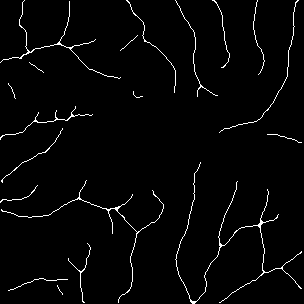
#> input picture Dataset/OCTA-500/Output_clDice/10451.bmp, 304 x 304 px
$ python graph_builder.py
#> lines starting #> are read from the running program, lines starting #| are printed output that depends on the picture
"""Graph Builder V3: convert OCTA binary vessel masks to GraphML graphs.

This module deliberately excludes visualization and CSV statistics export.
"""

from __future__ import annotations

import argparse
import json
from dataclasses import dataclass
from pathlib import Path

import cv2
import networkx as nx
import numpy as np
from scipy import ndimage as ndi
from skimage.morphology import skeletonize

# Internal pixels use (row, column); exported coordinates use (x=column, y=row).
Pixel = tuple[int, int]
NEIGHBOUR_OFFSETS: tuple[Pixel, ...] = tuple(
    (dr, dc) for dr in (-1, 0, 1) for dc in (-1, 0, 1) if (dr, dc) != (0, 0)
)


@dataclass(frozen=True)
class GraphBuildResult:
    """Graph and requested counts produced for one vessel mask."""

    graph: nx.Graph
    endpoint_count: int
    branch_point_count: int
    skeleton_component_count: int


def load_binary_mask(image_path: Path) -> np.ndarray:
    """Load a BMP mask as a boolean foreground image."""
    image = cv2.imread(str(image_path), cv2.IMREAD_GRAYSCALE)
    if image is None:
        raise ValueError(f"Could not read image: {image_path}")
    return image > 0


def remove_tiny_components(mask: np.ndarray, min_component_size: int) -> np.ndarray:
    """Remove 8-connected vessel components smaller than the given size."""
    if min_component_size < 1:
        raise ValueError("min_component_size must be at least 1")

    labels, component_count = ndi.label(mask, structure=np.ones((3, 3), dtype=np.uint8))
    if component_count == 0:
        return np.zeros_like(mask, dtype=bool)

    sizes = np.bincount(labels.ravel())
    keep = sizes >= min_component_size
    keep[0] = False  # Never retain the background label.
    return keep[labels]


def skeleton_neighbours(pixel: Pixel, skeleton: np.ndarray) -> list[Pixel]:
    """Return all in-bounds 8-connected skeleton neighbours of ``pixel``."""
    row, column = pixel
    height, width = skeleton.shape
    neighbours: list[Pixel] = []
    for dr, dc in NEIGHBOUR_OFFSETS:
        next_row, next_column = row + dr, column + dc
        if 0 <= next_row < height and 0 <= next_column < width:
            if skeleton[next_row, next_column]:
                neighbours.append((next_row, next_column))
    return neighbours


def count_skeleton_neighbours(skeleton: np.ndarray) -> np.ndarray:
    """Explicitly count 8-neighbours; no convolution threshold is used."""
    counts = np.zeros(skeleton.shape, dtype=np.uint8)
    for row, column in np.argwhere(skeleton):
        counts[row, column] = len(skeleton_neighbours((int(row), int(column)), skeleton))
    return counts


def detect_graph_nodes(neighbour_counts: np.ndarray) -> tuple[set[Pixel], set[Pixel]]:
    """Detect endpoints (one neighbour) and branch points (three or more)."""
    endpoints = {tuple(map(int, p)) for p in np.argwhere(neighbour_counts == 1)}
    branches = {tuple(map(int, p)) for p in np.argwhere(neighbour_counts >= 3)}
    return endpoints, branches


def trace_edge_dfs(
    start: Pixel,
    first_pixel: Pixel,
    skeleton: np.ndarray,
    node_pixels: set[Pixel],
) -> list[Pixel] | None:
    """Trace one node-to-node vessel segment with iterative DFS.

    A local visited set prevents a malformed skeleton loop from causing an
    infinite search. The caller maintains global visited pixels for accepted
    edges, so the same vessel segment is never traced twice.
    """
    if first_pixel in node_pixels:
        return [start, first_pixel]

    stack: list[tuple[Pixel, list[Pixel]]] = [(first_pixel, [start, first_pixel])]
    local_visited: set[Pixel] = {start, first_pixel}

    while stack:
        current, path = stack.pop()
        for neighbour in skeleton_neighbours(current, skeleton):
            if neighbour == start or neighbour in local_visited:
                continue
            candidate = path + [neighbour]
            if neighbour in node_pixels:
                return candidate
            local_visited.add(neighbour)
            stack.append((neighbour, candidate))
    return None


def canonical_path(path: list[Pixel]) -> tuple[Pixel, ...]:
    """Return orientation-independent path coordinates for duplicate checks."""
    forward = tuple(path)
    backward = tuple(reversed(path))
    return min(forward, backward)


def edge_attributes(path: list[Pixel]) -> dict[str, float | str]:
    """Calculate edge length, ordered path, Euclidean distance and tortuosity."""
    length = float(
        sum(np.hypot(b[0] - a[0], b[1] - a[1]) for a, b in zip(path, path[1:]))
    )
    euclidean_distance = float(np.hypot(path[-1][0] - path[0][0], path[-1][1] - path[0][1]))
    tortuosity = length / euclidean_distance if euclidean_distance > 0 else 1.0
    # GraphML supports scalar values, therefore the ordered coordinate list is JSON.
    path_coordinates = json.dumps([[column, row] for row, column in path], separators=(",", ":"))
    return {
        "length": length,
        "path_coordinates": path_coordinates,
        "euclidean_distance": euclidean_distance,
        "tortuosity": float(tortuosity),
    }


def build_vessel_graph(mask: np.ndarray, min_component_size: int) -> GraphBuildResult:
    """Build a vessel graph from one binary mask.

    Nodes are only endpoints and branch points. DFS is launched from every
    node-neighbour pair. Interior pixels of each accepted edge are added to a
    global visited-pixel set; direct node-node links are tracked separately.
    """
    cleaned_mask = remove_tiny_components(mask, min_component_size)
    skeleton = skeletonize(cleaned_mask)
    _, skeleton_component_count = ndi.label(
        skeleton, structure=np.ones((3, 3), dtype=np.uint8)
    )

    neighbour_counts = count_skeleton_neighbours(skeleton)
    endpoints, branches = detect_graph_nodes(neighbour_counts)
    node_pixels = endpoints | branches

    graph = nx.Graph()
    pixel_to_node: dict[Pixel, str] = {}
    for index, pixel in enumerate(sorted(node_pixels)):
        row, column = pixel
        node_id = f"node_{index}"
        graph.add_node(
            node_id,
            id=node_id,
            x=int(column),
            y=int(row),
            degree=int(neighbour_counts[row, column]),
            node_type="endpoint" if pixel in endpoints else "branch",
        )
        pixel_to_node[pixel] = node_id

    visited_pixels: set[Pixel] = set()
    visited_direct_links: set[frozenset[Pixel]] = set()
    seen_paths: set[tuple[Pixel, ...]] = set()

    for start in sorted(node_pixels):
        for first_pixel in skeleton_neighbours(start, skeleton):
            direct_link = frozenset((start, first_pixel))
            if first_pixel not in node_pixels and first_pixel in visited_pixels:
                continue
            if first_pixel in node_pixels and direct_link in visited_direct_links:
                continue

            path = trace_edge_dfs(start, first_pixel, skeleton, node_pixels)
            if path is None or len(path) < 2:
                continue

            end = path[-1]
            unique_path = canonical_path(path)
            if end == start or unique_path in seen_paths:
                continue

            source, target = pixel_to_node[start], pixel_to_node[end]
            # Simple Graph plus canonical paths prevents duplicated graph edges.
            if graph.has_edge(source, target):
                continue

            graph.add_edge(source, target, **edge_attributes(path))
            seen_paths.add(unique_path)
            visited_pixels.update(pixel for pixel in path[1:-1] if pixel not in node_pixels)
            if first_pixel in node_pixels:
                visited_direct_links.add(direct_link)

    return GraphBuildResult(
        graph=graph,
        endpoint_count=len(endpoints),
        branch_point_count=len(branches),
        skeleton_component_count=int(skeleton_component_count),
    )


def print_summary(image_path: Path, result: GraphBuildResult) -> None:
    """Print the requested graph-construction summary for one input mask."""
    graph = result.graph
    node_count = graph.number_of_nodes()
    edge_count = graph.number_of_edges()
    average_degree = sum(dict(graph.degree()).values()) / node_count if node_count else 0.0
    average_length = (
        sum(float(data["length"]) for _, _, data in graph.edges(data=True)) / edge_count
        if edge_count else 0.0
    )
    print(f"\n{image_path.name}")
    print(f"  nodes: {node_count}")
    print(f"  edges: {edge_count}")
    print(f"  endpoints: {result.endpoint_count}")
    print(f"  branch points: {result.branch_point_count}")
    print(f"  connected components: {result.skeleton_component_count}")
    print(f"  average node degree: {average_degree:.3f}")
    print(f"  average edge length: {average_length:.3f}")


def process_masks(input_directory: Path, output_directory: Path, min_component_size: int) -> None:
    """Build and save one ``.graphml`` file for every input BMP mask."""
    if not input_directory.is_dir():
        raise FileNotFoundError(f"Input directory does not exist: {input_directory}")

    output_directory.mkdir(parents=True, exist_ok=True)
    image_paths = sorted(input_directory.glob("*.bmp"))
    if not image_paths:
        print(f"No BMP masks found in: {input_directory}")
        return

    for image_path in image_paths:
        result = build_vessel_graph(load_binary_mask(image_path), min_component_size)
        output_path = output_directory / f"{image_path.stem}.graphml"
        nx.write_graphml(result.graph, output_path, named_key_ids=True)
        print_summary(image_path, result)
        print(f"  saved: {output_path}")


def parse_arguments() -> argparse.Namespace:
    """Parse batch-processing options."""
    project_root = Path(__file__).resolve().parent.parent
    parser = argparse.ArgumentParser(description="OCTA vessel Graph Builder V3")
    parser.add_argument(
        "--input-directory",
        type=Path,
        default=project_root / "Dataset" / "OCTA-500" / "Output_clDice",
        help="Directory containing binary .bmp vessel masks.",
    )
    parser.add_argument(
        "--output-directory",
        type=Path,
        default=project_root / "Graph" / "Graphs",
        help="Directory where .graphml files will be written.",
    )
    parser.add_argument(
        "--min-component-size",
        type=int,
        default=10,
        help="Remove vessel components smaller than this many pixels (default: 10).",
    )
    return parser.parse_args()


def main() -> None:
    """Run Graph Builder V3."""
    arguments = parse_arguments()
    process_masks(arguments.input_directory, arguments.output_directory, arguments.min_component_size)
#> in load_binary_mask, `image = cv2.imread(str(image_path), cv2.IMREAD_GRAYSCALE)`: image: shape (304, 304); 2.4% white in thin lines or dots
#> in load_binary_mask, `return image > 0`: returned value: shape (304, 304) bool; 2.4% white in thin lines or dots
#> in remove_tiny_components, `labels, component_count = ndi.label(mask, structure=np.ones((3, 3), dt..`:
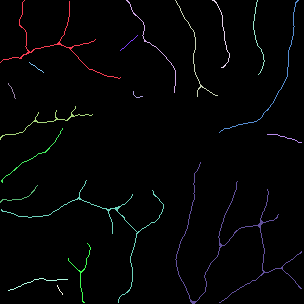
#> labels: shape (304, 304) int32; 20 distinct labels, from 0 to 19; one colour per label, 0 black
#> in remove_tiny_components, `labels, component_count = ndi.label(mask, structure=np.ones((3, 3), dt..`: component_count = 19
#> in remove_tiny_components, `sizes = np.bincount(labels.ravel())`: sizes = 20 values, max 90185 at index 0, min 10 at index 19, mean 4620.8
#> in build_vessel_graph, `skeleton = skeletonize(cleaned_mask)`:
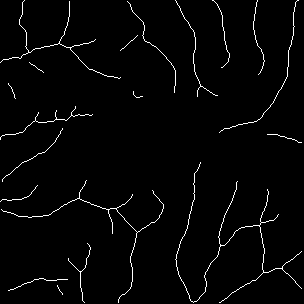
#> skeleton: shape (304, 304) bool; 2.2% white in thin lines or dots
#> in build_vessel_graph, `_, skeleton_component_count = ndi.label( skeleton, structure=np.ones((..`: skeleton_component_count = 19
#> the loop in count_skeleton_neighbours, `for row, column in np.argwhere(skeleton):` made 2068 passes
#> after the loop in count_skeleton_neighbours, `for row, column in np.argwhere(skeleton):`:
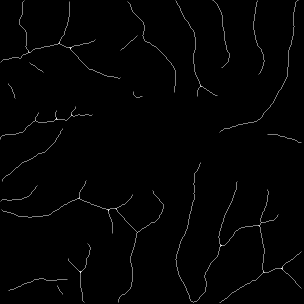
#> counts: shape (304, 304); min 0, max 4, mean 0.0448; drawn with min black and max white
#> in detect_graph_nodes, `endpoints = {tuple(map(int, p)) for p in np.argwhere(neighbour_counts ..`: endpoints = 55 items
#> in detect_graph_nodes, `branches = {tuple(map(int, p)) for p in np.argwhere(neighbour_counts >..`: branches = 51 items
#> in build_vessel_graph, `endpoints, branches = detect_graph_nodes(neighbour_counts)`: endpoints = 55 items; branches = 51 items
#> in build_vessel_graph, `node_pixels = endpoints | branches`: node_pixels = 106 items
#> the loop in build_vessel_graph, `for index, pixel in enumerate(sorted(node_pixels)):` made 106 passes
#> (row, column, node_id) on passes 1 to 12: (0, 24, 'node_0'), (0, 175, 'node_1'), (0, 212, 'node_2'), (0, 257, 'node_3'), (0, 298, 'node_4'), (1, 69, 'node_5'), (1, 127, 'node_6'), (35, 137, 'node_7'), (39, 95, 'node_8'), (42, 59, 'node_9'), (43, 58, 'node_10'), (43, 59, 'node_11')
#> the loop in build_vessel_graph, `for start in sorted(node_pixels):` made 106 passes
#> start on passes 3 to 14: (0, 212), (0, 257), (0, 298), (1, 69), (1, 127), (35, 137), (39, 95), (42, 59), (43, 58), (43, 59), (47, 69), (47, 70)
#> start on pass 1: (0, 24)


if __name__ == "__main__":
    main()
